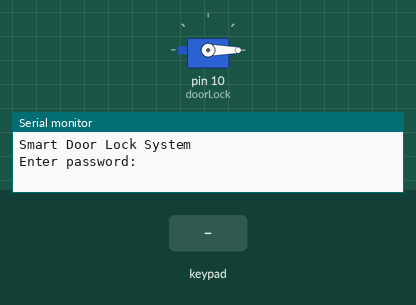
Recording of a sketch running on a simulated Arduino Uno, built with avr-gcc and run on an emulated ATmega328P. On the bench: servo, the last lines printed to the serial monitor. The inputs (shaded band) are chosen by the test bench.

Above: at 1.2 s.
1.3 s: keypad keys 1 2 3 4 # pressed 0.4 s apart
At 3.4 s:
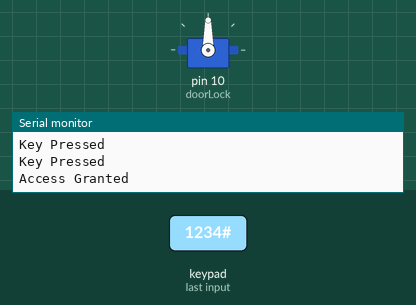
4.8 s: key '*' pressed
7.8 s: key '#' pressed
Timing chart, 0 to 10.8 s (numbered marks = the images above; inputs shaded):
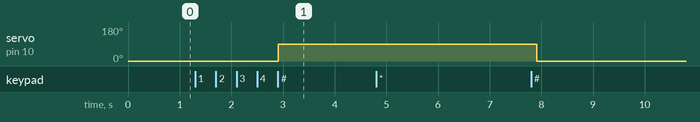

Measured:
- after the input at 1.3 s, servo on pin 10 (doorLock): 0° → 90° after 1.6 s
- after the input at 4.8 s, every drawn part: stays the same

The sketch:

smart_door_lock_in.ino
```cpp
#include <Keypad.h>
#include <Servo.h>

Servo doorLock;

const byte ROWS = 4;
const byte COLS = 4;

char keys[ROWS][COLS] = {
  {'1','2','3','A'},
  {'4','5','6','B'},
  {'7','8','9','C'},
  {'*','0','#','D'}
};

byte rowPins[ROWS] = {2, 3, 4, 5};
byte colPins[COLS] = {6, 7, 8, 9};

Keypad keypad = Keypad(
  makeKeymap(keys), rowPins, colPins, ROWS, COLS
);

String password = "1234";
String enteredPassword = "";

void setup() {
  Serial.begin(9600);

  doorLock.attach(10);
  doorLock.write(0);  // Door locked

  Serial.println("Smart Door Lock System");
  Serial.println("Enter password:");
}

void loop() {
  char key = keypad.getKey();

  if (key) {
    if (key == '#') {
      if (enteredPassword == password) {
        Serial.println("Access Granted");
        doorLock.write(90);  // Unlock door
        delay(5000);
        doorLock.write(0);   // Lock door again
        Serial.println("Door Locked");
      } else {
        Serial.println("Wrong Password!");
      }

      enteredPassword = "";
      Serial.println("Enter password:");
    }
    else if (key == '*') {
      enteredPassword = "";
      Serial.println("Password Cleared");
    }
    else {
      enteredPassword += key;
      Serial.println("Key Pressed");
    }
  }
}
```
